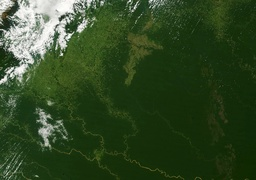
#> input picture deforestation(webnova)/input_queue/deforest1.jpeg, 256 x 180 px, shrunk from 2029 x 1427 before the run, found by its file name
$ python deforestation.py
#> lines starting #> are read from the running program, lines starting #| are printed output that depends on the picture
# -*- coding: utf-8 -*-
"""deforestation.ipynb

Automatically generated by Colab.

Original file is located at
    https://colab.research.google.com/drive/1gGzA5SHoUoqllLW-gdsmvJqnGW2B2STQ
    "pip install imageio scikit-image
"""


import cv2
import numpy as np
from sklearn.cluster import KMeans
from sklearn.decomposition import PCA
from collections import Counter
import imageio.v2 as imageio
from skimage.transform import resize
import matplotlib.pyplot as plt


def find_vector_set(diff_image, new_size):
    i = 0
    j = 0
    vector_set = np.zeros((int(new_size[0] * new_size[1] / 25), 75))  # Change 25 to 75
    while i < vector_set.shape[0]:
        while j < new_size[0]:
            k = 0
            while k < new_size[1]:
                block   = diff_image[j:j+5, k:k+5]
                feature = block.ravel()
                vector_set[i, :] = feature
                k = k + 5
            j = j + 5
        i = i + 1
    mean_vec   = np.mean(vector_set, axis = 0)
    vector_set = vector_set - mean_vec
    return vector_set, mean_vec

def find_FVS(EVS, diff_image, mean_vec, new):
    i = 2
    feature_vector_set = []
    while i < new[0] - 2:
        j = 2
        while j < new[1] - 2:
            block = diff_image[i-2:i+3, j-2:j+3]
            feature = block.flatten()
            feature_vector_set.append(feature)
            j = j+1
        i = i+1
    FVS = np.dot(feature_vector_set, EVS)
    FVS = FVS - mean_vec
    print("\nfeature vector space size", FVS.shape)
    return FVS

def clustering(FVS, components, new):
    kmeans = KMeans(components, verbose = 0,n_init=10)
    kmeans.fit(FVS)
    output = kmeans.predict(FVS)
    count  = Counter(output)
    least_index = min(count, key = count.get)
    change_map  = np.reshape(output,(new[0] - 4, new[1] - 4))
    return least_index, change_map

def find_PCAKmeans(imagepath1, imagepath2):
#> called with imagepath1 = '../input_queue/deforest1.jpeg', imagepath2 = '../input_queue/deforest2.jpeg'
    image1 = imageio.imread(imagepath1)
#> image1 is the input picture: shape (180, 256, 3); mean R, G, B 48.5, 71.4, 36.2
    image2 = imageio.imread(imagepath2)
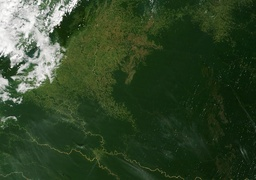
#> input picture deforestation(webnova)/input_queue/deforest2.jpeg, 256 x 180 px, shrunk from 2029 x 1427 before the run, found by its file name
#> image2 is the input picture: shape (180, 256, 3); mean R, G, B 49.3, 69.3, 40.8
    new_size = np.floor_divide(np.asarray(image1.shape), 5) * 5
#> new_size = [180, 255, 0]
    image1 = cv2.resize(image1, (new_size[1], new_size[0])).astype(np.int16)
#> image1: shape (180, 255, 3) int16
    image2 = cv2.resize(image2, (new_size[1], new_size[0])).astype(np.int16)
#> image2: shape (180, 255, 3) int16
    diff_image = abs(image1 - image2)
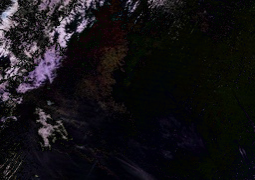
#> diff_image: shape (180, 255, 3) int16; mean R, G, B 19.6, 17.8, 20.6
    imageio.imsave('diff.jpg', diff_image.astype(np.uint8))
    vector_set, mean_vec = find_vector_set(diff_image, new_size)
#> after the loop in find_vector_set, `while i < vector_set.shape[0]:`:
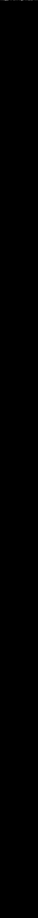
#> vector_set: shape (1836, 75) float64 (shown at 1/2 size); min 0, max 59, mean 0; drawn with min black and max white
#> after the loop in find_vector_set, `while i < vector_set.shape[0]:`: i = 1836; j = 180
#> in find_vector_set, `mean_vec   = np.mean(vector_set, axis = 0)`: mean_vec = 75 values, max 0.0321 at index 44, min 0 at index 4, mean 0.00732
    pca     = PCA()
    pca.fit(vector_set)
    EVS = pca.components_
    FVS     = find_FVS(EVS, diff_image, mean_vec, new_size)
#> after the loop in find_FVS, `while i < new[0] - 2:`: feature_vector_set = 44176 items; i = 178
#| feature vector space size (44176, 75)
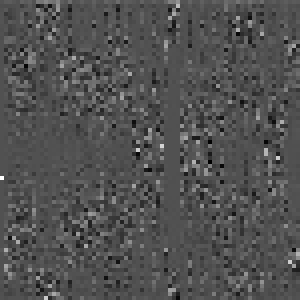
#> EVS: shape (75, 75) float64 (shown 4 times larger); min -0.466, max 0.998, mean 0.00335; drawn with min black and max white
    components = 3
    least_index, change_map = clustering(FVS, components, new_size)
#> in clustering, `count  = Counter(output)`: count = {2: 37822, 0: 4166, 1: 2188}
#> in clustering, `least_index = min(count, key = count.get)`: least_index = 1
#> in clustering, `change_map  = np.reshape(output,(new[0] - 4, new[1] - 4))`:
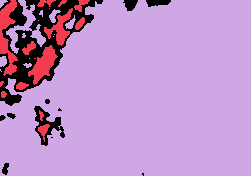
#> change_map: shape (176, 251) int32; 3 distinct labels, from 0 to 2; one colour per label, 0 black
#> least_index = 1
    kernel = np.ones((5,5),np.uint8)
    cleanChangeMap = cv2.erode(change_map.astype(np.uint8),kernel)  # Convert to uint8 before erosion
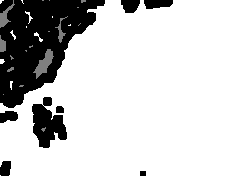
#> cleanChangeMap: shape (176, 251); min 0, max 2, mean 1.62; drawn with min black and max white
#> (the run stopped early here; a loop or call above may not have finished)
